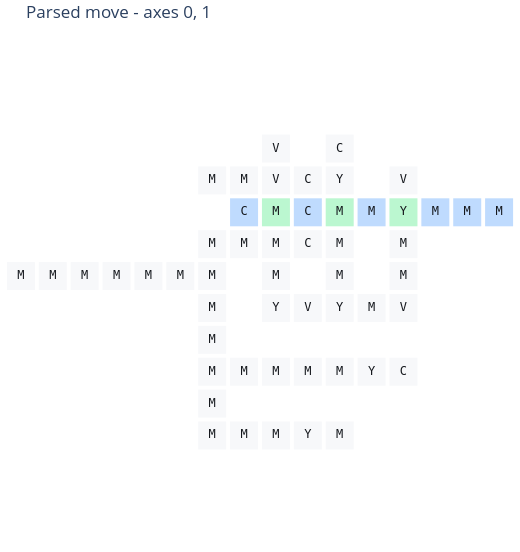

The code cell stored with this chart in its notebook:
### Markdown cell above
## Board visualization — parsed move

Blue = newly placed tile, green = reused tile that matches, red = symbol conflict.

### Code cell
for figure in plot_attempt_move(context, move_source="parsed"):
    display(figure)

### Figure 1 — Plotly figure (JSON) as saved in the notebook; plotly's stock layout.template omitted (floating-point values rounded to 4 significant figures)
{"data": [{"customdata": [[[-10, 1], "0"], [[-9, 1], "0"], [[-8, 1], "0"], [[-7, 1], "0"], [[-6, 1], "0"], [[-5, 1], "0"], [[-4, -4], "0,1"], [[-4, -3], "1"], [[-4, -2], "0,1"], [[-4, -1], "1"], [[-4, 0], "1"], [[-4, 1], "0,1"], [[-4, 2], "0,1"], [[-4, 4], "0"], [[-3, -4], "0"], [[-3, -2], "0"], [[-3, 2], "0"], [[-3, 3], ""], [[-3, 4], "0"], [[-2, -4], "0"], [[-2, -2], "0"], [[-2, 0], "0,1"], [[-2, 1], "1"], [[-2, 2], "0,1"], [[-2, 3], "1"], [[-2, 4], "0,1"], [[-2, 5], "1"], [[-1, -4], "0"], [[-1, -2], "0"], [[-1, 0], "0"], [[-1, 2], "0"], [[-1, 3], ""], [[-1, 4], "0"], [[0, -4], "0"], [[0, -2], "0"], [[0, 0], "0,1"], [[0, 1], "1"], [[0, 2], "1"], [[0, 3], "1"], [[0, 4], "1"], [[0, 5], "1"], [[1, -2], "0"], [[1, 0], "0"], [[1, 3], ""], [[2, -2], "0"], [[2, 0], "0,1"], [[2, 1], "1"], [[2, 2], "1"], [[2, 3], "1"], [[2, 4], "1"], [[3, 3], ""], [[4, 3], ""], [[5, 3], ""]], "hovertemplate": "coord=%{customdata[0]}<br>symbol=%{text}<br>axes=%{customdata[1]}<extra></extra>", "marker": {"color": ["#f7f8fa", "#f7f8fa", "#f7f8fa", "#f7f8fa", "#f7f8fa", "#f7f8fa", "#f7f8fa", "#f7f8fa", "#f7f8fa", "#f7f8fa", "#f7f8fa", "#f7f8fa", "#f7f8fa", "#f7f8fa", "#f7f8fa", "#f7f8fa", "#f7f8fa", "#bfdbfe", "#f7f8fa", "#f7f8fa", "#f7f8fa", "#f7f8fa", "#f7f8fa", "#f7f8fa", "#bbf7d0", "#f7f8fa", "#f7f8fa", "#f7f8fa", "#f7f8fa", "#f7f8fa", "#f7f8fa", "#bfdbfe", "#f7f8fa", "#f7f8fa", "#f7f8fa", "#f7f8fa", "#f7f8fa", "#f7f8fa", "#bbf7d0", "#f7f8fa", "#f7f8fa", "#f7f8fa", "#f7f8fa", "#bfdbfe", "#f7f8fa", "#f7f8fa", "#f7f8fa", "#f7f8fa", "#bbf7d0", "#f7f8fa", "#bfdbfe", "#bfdbfe", "#bfdbfe"], "line": {"color": "rgba(0, 0, 0, 0)", "width": 0}, "size": 28, "symbol": "square"}, "mode": "markers+text", "showlegend": false, "text": ["M", "M", "M", "M", "M", "M", "M", "M", "M", "M", "M", "M", "M", "M", "M", "M", "M", "C", "M", "M", "M", "Y", "M", "M", "M", "V", "V", "Y", "M", "V", "C", "C", "C", "M", "M", "Y", "M", "M", "M", "Y", "C", "Y", "M", "M", "C", "V", "M", "M", "Y", "V", "M", "M", "M"], "textfont": {"color": "#15181d", "family": "DejaVu Sans Mono, Menlo, Consolas, monospace", "size": 12}, "textposition": "middle center", "type": "scatter", "x": [-10, -9, -8, -7, -6, -5, -4, -4, -4, -4, -4, -4, -4, -4, -3, -3, -3, -3, -3, -2, -2, -2, -2, -2, -2, -2, -2, -1, -1, -1, -1, -1, -1, 0, 0, 0, 0, 0, 0, 0, 0, 1, 1, 1, 2, 2, 2, 2, 2, 2, 3, 4, 5], "y": [1, 1, 1, 1, 1, 1, -4, -3, -2, -1, 0, 1, 2, 4, -4, -2, 2, 3, 4, -4, -2, 0, 1, 2, 3, 4, 5, -4, -2, 0, 2, 3, 4, -4, -2, 0, 1, 2, 3, 4, 5, -2, 0, 3, -2, 0, 1, 2, 3, 4, 3, 3, 3]}], "layout": {"dragmode": "pan", "height": 552, "margin": {"b": 4, "l": 4, "r": 4, "t": 36}, "paper_bgcolor": "white", "plot_bgcolor": "rgba(0, 0, 0, 0)", "showlegend": false, "title": {"text": "Parsed move - axes 0, 1"}, "width": 520, "xaxis": {"range": [-10.53, 5.53], "scaleanchor": "y", "scaleratio": 1, "showgrid": false, "showticklabels": false, "visible": false, "zeroline": false}, "yaxis": {"range": [-4.53, 5.53], "showgrid": false, "showticklabels": false, "visible": false, "zeroline": false}}}
